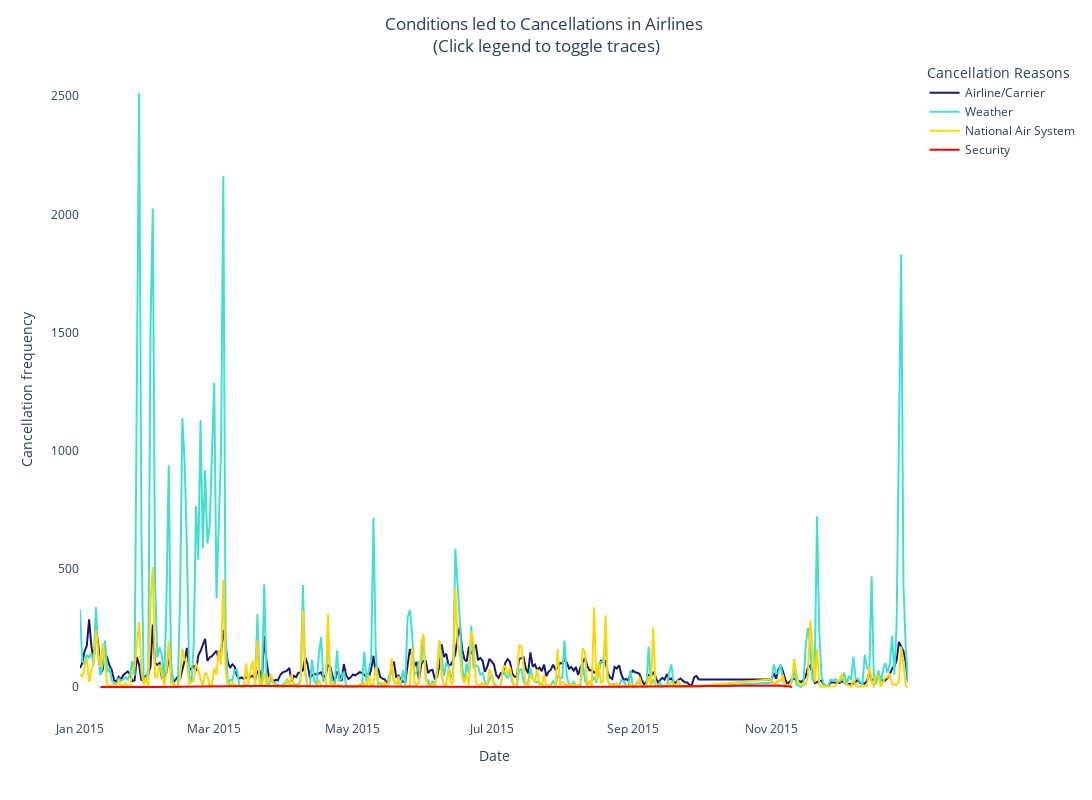

The cell this chart's notebook holds for it:
### Code cell
color_map = {'A': 'MidnightBlue' , 'B': 'Turquoise', 'C': 'Gold', 'D': 'Red'}

fig = px.line(x=df_date['DATE'], y=df_date['CANCELLED'],
              # Set the colors to use your color map
              color= df_date['CANCELLATION_REASON'], color_discrete_map=color_map,
              # change Axis and legend titles 
              labels=dict(x="Date", y="Cancellation frequency", color="Cancellation Reasons"),
              width=1200, height=800)


# Create the legend
my_legend = {'A': 'Airline/Carrier' , 'B': 'Weather', 'C': 'National Air System', 'D': 'Security'}


fig.for_each_trace(lambda t: t.update(name = my_legend[t.name],
                                      legendgroup = my_legend[t.name],
                                      hovertemplate = t.hovertemplate.replace(t.name, my_legend[t.name])))


fig.update_layout(plot_bgcolor='white',
                  # Add title
                  title="Conditions led to Cancellations in Airlines <br>(Click legend to toggle traces) ",title_x=0.5)

# Show the plot
fig.show()

### Figure 1 — Plotly figure (JSON) as saved in the notebook; plotly's stock layout.template omitted (floating-point values rounded to 4 significant figures; data arrays with more than 128 entries replaced by an {"elided": "..."} marker saying what was removed)
{"data": [{"hovertemplate": "Cancellation Reasons=Airline/Carrier<br>Date=%{x}<br>Cancellation frequency=%{y}<extra></extra>", "legendgroup": "Airline/Carrier", "line": {"color": "MidnightBlue", "dash": "solid"}, "marker": {"symbol": "circle"}, "mode": "lines", "name": "Airline/Carrier", "orientation": "v", "showlegend": true, "type": "scatter", "x": {"elided": "334 str values"}, "xaxis": "x", "y": {"elided": "334 int values"}, "yaxis": "y"}, {"hovertemplate": "Cancellation Reasons=Weather<br>Date=%{x}<br>Cancellation frequency=%{y}<extra></extra>", "legendgroup": "Weather", "line": {"color": "Turquoise", "dash": "solid"}, "marker": {"symbol": "circle"}, "mode": "lines", "name": "Weather", "orientation": "v", "showlegend": true, "type": "scatter", "x": {"elided": "331 str values"}, "xaxis": "x", "y": {"elided": "331 int values"}, "yaxis": "y"}, {"hovertemplate": "National Air Systemancellation Reasons=National Air System<br>Date=%{x}<br>National Air Systemancellation frequency=%{y}<extra></extra>", "legendgroup": "National Air System", "line": {"color": "Gold", "dash": "solid"}, "marker": {"symbol": "circle"}, "mode": "lines", "name": "National Air System", "orientation": "v", "showlegend": true, "type": "scatter", "x": {"elided": "316 str values"}, "xaxis": "x", "y": {"elided": "316 int values"}, "yaxis": "y"}, {"hovertemplate": "Cancellation Reasons=Security<br>Securityate=%{x}<br>Cancellation frequency=%{y}<extra></extra>", "legendgroup": "Security", "line": {"color": "Red", "dash": "solid"}, "marker": {"symbol": "circle"}, "mode": "lines", "name": "Security", "orientation": "v", "showlegend": true, "type": "scatter", "x": ["2015-01-10T00:00:00", "2015-02-02T00:00:00", "2015-03-20T00:00:00", "2015-05-27T00:00:00", "2015-07-07T00:00:00", "2015-08-25T00:00:00", "2015-11-04T00:00:00", "2015-11-09T00:00:00", "2015-11-10T00:00:00"], "xaxis": "x", "y": [1, 1, 5, 1, 1, 2, 7, 3, 1], "yaxis": "y"}], "layout": {"height": 800, "legend": {"title": {"text": "Cancellation Reasons"}, "tracegroupgap": 0}, "margin": {"t": 60}, "plot_bgcolor": "white", "title": {"text": "Conditions led to Cancellations in Airlines <br>(Click legend to toggle traces) ", "x": 0.5}, "width": 1200, "xaxis": {"anchor": "y", "domain": [0, 1], "title": {"text": "Date"}}, "yaxis": {"anchor": "x", "domain": [0, 1], "title": {"text": "Cancellation frequency"}}}}
